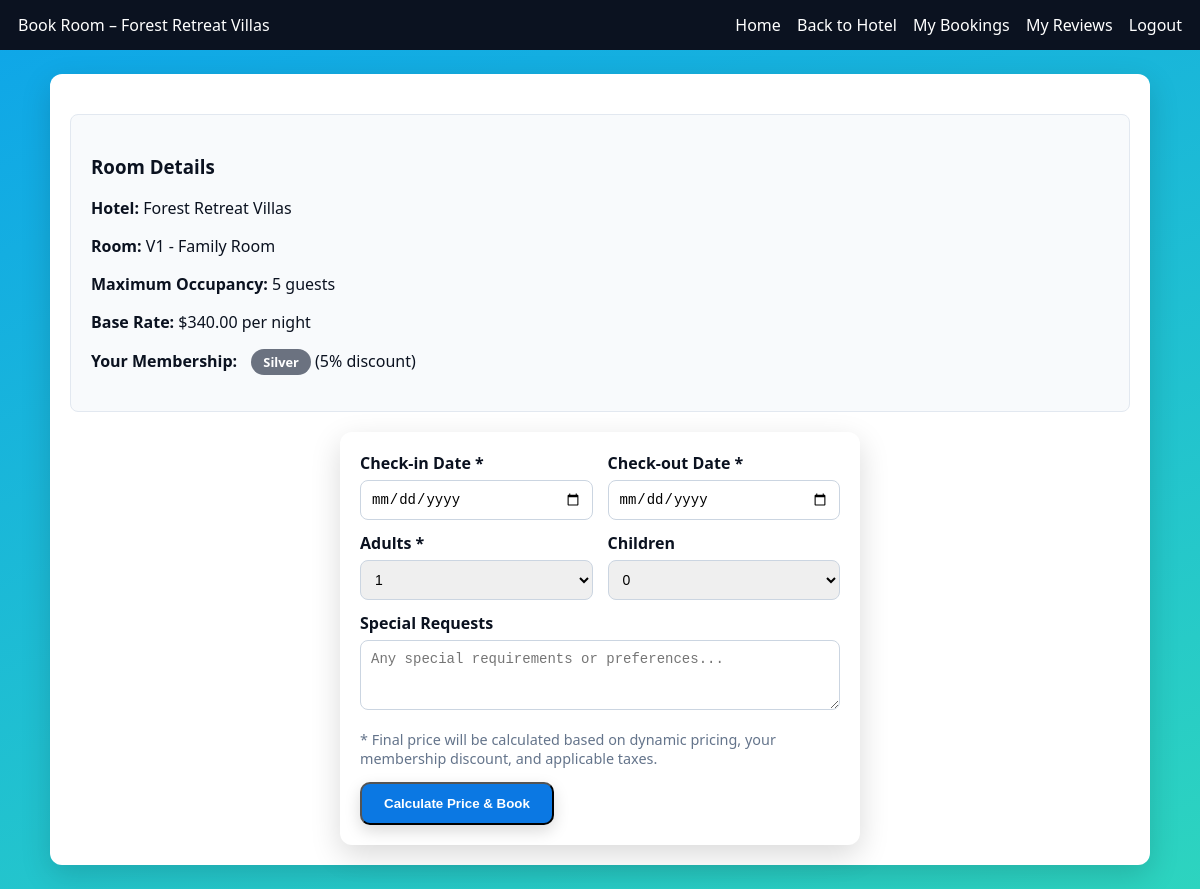
Screenshot of /pages/guest/guest_book_room_dates.php?room_id=71&hotel_id=8 (signed in) with the database file from the repository.
### tables this page shows
CREATE TABLE IF NOT EXISTS `rooms` (
  `room_id` int(11) NOT NULL AUTO_INCREMENT,
  `hotel_id` int(11) NOT NULL,
  `room_number` varchar(20) NOT NULL,
  `type_id` int(11) NOT NULL,
  `floor_number` int(11) DEFAULT NULL,
  `price` decimal(10,2) NOT NULL,
  `area_sqft` int(11) DEFAULT NULL,
  `max_occupancy` int(11) DEFAULT 2,
  `amenities` longtext DEFAULT NULL CHECK (json_valid(`amenities`)),
  `maintenance_status` enum('Available','Under Maintenance','Out of Service') DEFAULT 'Available',
  `is_active` tinyint(1) DEFAULT 1,
  `created_at` timestamp NOT NULL DEFAULT current_timestamp(),
  `updated_at` timestamp NOT NULL DEFAULT current_timestamp() ON UPDATE current_timestamp(),
  PRIMARY KEY (`room_id`),
  UNIQUE KEY `unique_room` (`hotel_id`,`room_number`),
  KEY `idx_room_hotel` (`hotel_id`),
  KEY `idx_room_type` (`type_id`),
  KEY `idx_room_price` (`price`),
  KEY `idx_room_hotel_status` (`hotel_id`,`maintenance_status`,`is_active`),
  CONSTRAINT `fk_room_hotel` FOREIGN KEY (`hotel_id`) REFERENCES `hotels` (`hotel_id`) ON DELETE CASCADE,
  CONSTRAINT `fk_room_type` FOREIGN KEY (`type_id`) REFERENCES `room_types` (`type_id`)
);

CREATE TABLE IF NOT EXISTS `hotels` (
  `hotel_id` int(11) NOT NULL AUTO_INCREMENT,
  `hotel_name` varchar(100) NOT NULL,
  `email` varchar(100) NOT NULL,
  `password` varchar(255) NOT NULL,
  `description` text DEFAULT NULL,
  `address` varchar(255) DEFAULT NULL,
  `city` varchar(50) DEFAULT NULL,
  `state` varchar(50) DEFAULT NULL,
  `country` varchar(50) DEFAULT NULL,
  `postal_code` varchar(20) DEFAULT NULL,
  `phone` varchar(20) DEFAULT NULL,
  `star_rating` decimal(2,1) DEFAULT NULL,
  `total_rooms` int(11) DEFAULT 0,
  `amenities` longtext DEFAULT NULL CHECK (json_valid(`amenities`)),
  `check_in_time` time DEFAULT '14:00:00',
  `check_out_time` time DEFAULT '11:00:00',
  `established_year` int(11) DEFAULT NULL,
  `license_number` varchar(50) DEFAULT NULL,
  `created_at` timestamp NOT NULL DEFAULT current_timestamp(),
  `updated_at` timestamp NOT NULL DEFAULT current_timestamp() ON UPDATE current_timestamp(),
  `is_active` tinyint(1) DEFAULT 1,
  PRIMARY KEY (`hotel_id`),
  UNIQUE KEY `email` (`email`),
  KEY `idx_hotel_city` (`city`),
  KEY `idx_star_rating` (`star_rating`),
  FULLTEXT KEY `ft_hotel_search` (`hotel_name`,`description`,`city`)
);

CREATE TABLE IF NOT EXISTS `room_types` (
  `type_id` int(11) NOT NULL AUTO_INCREMENT,
  `type_name` varchar(50) NOT NULL,
  `description` text DEFAULT NULL,
  `max_occupancy` int(11) DEFAULT 2,
  `amenities` longtext DEFAULT NULL CHECK (json_valid(`amenities`)),
  `created_at` timestamp NOT NULL DEFAULT current_timestamp(),
  PRIMARY KEY (`type_id`),
  UNIQUE KEY `type_name` (`type_name`),
  FULLTEXT KEY `ft_room_type_search` (`type_name`,`description`)
);

CREATE TABLE IF NOT EXISTS `guests` (
  `guest_id` int(11) NOT NULL AUTO_INCREMENT,
  `name` varchar(100) NOT NULL,
  `email` varchar(100) NOT NULL,
  `password` varchar(255) NOT NULL,
  `phone` varchar(20) DEFAULT NULL,
  `date_of_birth` date DEFAULT NULL,
  `gender` enum('Male','Female','Other') DEFAULT NULL,
  `nationality` varchar(50) DEFAULT NULL,
  `address` text DEFAULT NULL,
  `loyalty_points` int(11) DEFAULT 0,
  `membership_level` enum('Bronze','Silver','Gold','Platinum') DEFAULT 'Bronze',
  `created_at` timestamp NOT NULL DEFAULT current_timestamp(),
  `updated_at` timestamp NOT NULL DEFAULT current_timestamp() ON UPDATE current_timestamp(),
  `is_active` tinyint(1) DEFAULT 1,
  PRIMARY KEY (`guest_id`),
  UNIQUE KEY `email` (`email`),
  KEY `idx_guest_email` (`email`),
  KEY `idx_membership_level` (`membership_level`),
  KEY `idx_guest_membership_active` (`membership_level`,`is_active`)
);

### pages/guest/guest_book_room_dates.php (the view, shortened to what this page needs)
<?php
require_once("../../includes/db_connect.php");
$guest_id = (int)$_SESSION['guest_id'];
$hotel_id = (int)($_GET['hotel_id'] ?? $_POST['hotel_id'] ?? 0);
$room_id  = (int)($_GET['room_id']  ?? $_POST['room_id']  ?? 0);
$room = $conn->query("SELECT r.*, h.hotel_name, rt.type_name FROM rooms r JOIN hotels h ON r.hotel_id=h.hotel_id JOIN room_types rt ON r.type_id = rt.type_id WHERE r.room_id=$room_id AND r.hotel_id=$hotel_id")->fetch_assoc();
$guest = $conn->query("SELECT membership_level FROM guests WHERE guest_id=$guest_id")->fetch_assoc();
?>
<!DOCTYPE html>
<html>
<head>
  <link rel="stylesheet" href="../../css/style.css">
</head>
<body>
<div class="header">
  <div>Book Room – <?= htmlspecialchars($room['hotel_name']) ?></div>
  <div class="nav">
    <a href="guest_home.php">Home</a>
    <a href="guest_hotel_view.php?hotel_id=<?= $hotel_id ?>">Back to Hotel</a>
    <a href="guest_my_bookings.php">My Bookings</a>
    <a href="guest_my_reviews.php">My Reviews</a>
    <a href="guest_logout.php">Logout</a>
  </div>
</div>
<div class="main">
  <?php if (!empty($success)): ?>
    <div class="booking-summary">
      <h3>✅ Booking Confirmed!</h3>
      <p><strong>Booking ID:</strong> #<?= $success['booking_id'] ?></p>
      <p><strong>Hotel:</strong> <?= htmlspecialchars($success['hotel_name']) ?></p>
      <p><strong>Room:</strong> <?= htmlspecialchars($success['room_number']) ?> (<?= htmlspecialchars($success['room_type']) ?>)</p>
      <p><strong>Dates:</strong> <?= htmlspecialchars($success['in']) ?> → <?= htmlspecialchars($success['out']) ?> (<?= $success['nights'] ?> nights)</p>
      <p><strong>Guests:</strong> <?= $success['adults'] ?> adults<?= $success['children'] > 0 ? ', ' . $success['children'] . ' children' : '' ?></p>
      <div class="price-breakdown">
        <div class="price-row">
          <span>Room rate (per night):</span>
          <span>$<?= number_format($success['daily_rate'], 2) ?></span>
        </div>
        <div class="price-row">
          <span>Subtotal (<?= $success['nights'] ?> nights):</span>
          <span>$<?= number_format($success['subtotal'], 2) ?></span>
        </div>
        <?php if ($success['discount_amount'] > 0): ?>
        <div class="price-row" style="color: #16a34a;">
          <span>Membership discount (<?= $success['discount_percentage'] ?>%):</span>
          <span>-$<?= number_format($success['discount_amount'], 2) ?></span>
        </div>
        <?php endif; ?>
        <div class="price-row">
          <span>Taxes & fees:</span>
          <span>$<?= number_format($success['tax_amount'], 2) ?></span>
        </div>
        <div class="price-row price-total">
          <span>Total Amount:</span>
          <span>$<?= number_format($success['final_amount'], 2) ?></span>
        </div>
      </div>
      <p style="margin-top: 20px;"><strong>Payment Status:</strong> Pending</p>
      <p><em>Please arrive at check-in time and complete payment at the hotel.</em></p>
      <div style="margin-top: 20px;">
        <a class="btn btn-primary" href="guest_my_bookings.php">View All Bookings</a>
        <a class="btn btn-secondary" href="guest_hotel_view.php?hotel_id=<?= $hotel_id ?>">Back to Hotel</a>
      </div>
    </div>
  <?php else: ?>
    <div class="booking-summary">
      <h3>Room Details</h3>
      <p><strong>Hotel:</strong> <?= htmlspecialchars($room['hotel_name']) ?></p>
      <p><strong>Room:</strong> <?= htmlspecialchars($room['room_number']) ?> - <?= htmlspecialchars($room['type_name']) ?></p>
      <p><strong>Maximum Occupancy:</strong> <?= $room['max_occupancy'] ?> guests</p>
      <p><strong>Base Rate:</strong> $<?= number_format($room['price'], 2) ?> per night</p>
      <p><strong>Your Membership:</strong>
        <span class="membership-badge badge-<?= strtolower($guest['membership_level']) ?>">
          <?= htmlspecialchars($guest['membership_level']) ?>
        </span>
        <?php
        $discount_text = '';
        switch ($guest['membership_level']) {
          case 'Silver': $discount_text = '5% discount'; break;
        }
        ?>
        (<?= $discount_text ?>)
      </p>
    </div>
    <form method="post" class="form-container">
      <div style="display: grid; grid-template-columns: 1fr 1fr; gap: 15px;">
        <div class="form-group">
          <label>Check-in Date *</label>
          <input type="date" name="check_in" min="<?= date('Y-m-d') ?>" required value="<?= $_POST['check_in'] ?? '' ?>">
        </div>
        <div class="form-group">
          <label>Check-out Date *</label>
          <input type="date" name="check_out" min="<?= date('Y-m-d', strtotime('+1 day')) ?>" required value="<?= $_POST['check_out'] ?? '' ?>">
        </div>
      </div>
      <div style="display: grid; grid-template-columns: 1fr 1fr; gap: 15px;">
        <div class="form-group">
          <label>Adults *</label>
          <select name="adults" required>
            <?php for ($i = 1; $i <= min(6, $room['max_occupancy']); $i++): ?>
              <option value="<?= $i ?>" <?= (($_POST['adults'] ?? 1) == $i) ? 'selected' : '' ?>><?= $i ?></option>
            <?php endfor; ?>
          </select>
        </div>
        <div class="form-group">
          <label>Children</label>
          <select name="children">
            <?php for ($i = 0; $i <= min(4, $room['max_occupancy'] - 1); $i++): ?>
              <option value="<?= $i ?>" <?= (($_POST['children'] ?? 0) == $i) ? 'selected' : '' ?>><?= $i ?></option>
            <?php endfor; ?>
          </select>
        </div>
      </div>
      <div class="form-group">
        <label>Special Requests</label>
        <textarea name="special_requests" rows="3" placeholder="Any special requirements or preferences..."><?= htmlspecialchars($_POST['special_requests'] ?? '') ?></textarea>
      </div>
      <p style="color: #64748b; font-size: 0.9em;">
        * Final price will be calculated based on dynamic pricing, your membership discount, and applicable taxes.
      </p>
      <button class="btn btn-primary" type="submit">Calculate Price & Book</button>
    </form>
  <?php endif; ?>
</div>
</body>
</html>

### css/style.css (style rules this page uses)
* { box-sizing:border-box }
body { margin:0;font-family:system-ui,-apple-system,Segoe UI,Roboto,Arial,sans-serif; background:linear-gradient(160deg,#0ea5e9 0%,#2dd4bf 100%);min-height:100vh;color:#0b1220 }
a { color:#0b78e3;text-decoration:none }
.btn { display:inline-block;padding:12px 22px;border-radius:10px;background:#fff;color:#0b1220;font-weight:600;box-shadow:0 6px 16px rgba(0,0,0,.15);transition:transform .15s,box-shadow .15s,background .15s }
.header { background:#0b1220;color:#fff;padding:14px 18px;display:flex;justify-content:space-between;align-items:center }
.header .nav a { color:#fff;margin-left:12px }
.main { max-width:1100px;margin:24px auto;background:#fff;padding:20px;border-radius:12px;box-shadow:0 10px 30px rgba(0,0,0,.15) }
.form-container { max-width:520px;margin:0 auto;background:#fff;padding:20px;border-radius:12px;box-shadow:0 10px 30px rgba(0,0,0,.15) }
.form-group { margin-bottom:12px;text-align:left }
.form-group label { display:block;margin-bottom:6px;font-weight:600 }
.form-group input,.form-group textarea,.form-group select { width:100%;padding:10px;border:1px solid #cbd5e1;border-radius:8px;font-size:14px }
.btn-primary { background:#0b78e3;color:#fff }

### pages/guest/guest_book_room_dates.php (style rules this page uses)
.booking-summary { background: #f8fafc; border: 1px solid #e2e8f0; border-radius: 8px; padding: 20px; margin: 20px 0; }
.membership-badge { display: inline-block; padding: 4px 12px; border-radius: 20px; font-size: 0.8em; font-weight: 600; margin-left: 10px; }
.badge-silver { background: #6b7280; color: white; }

### rows the page displays
rooms: hotel.hotel_name "Forest Retreat Villas", room_number "V1", type.type_name "Family Room", max_occupancy "5", price "340.00"
guests: membership_level "Silver", membership_level "5% discount"

### other values shown
form field adults "1"
form field children "0"
